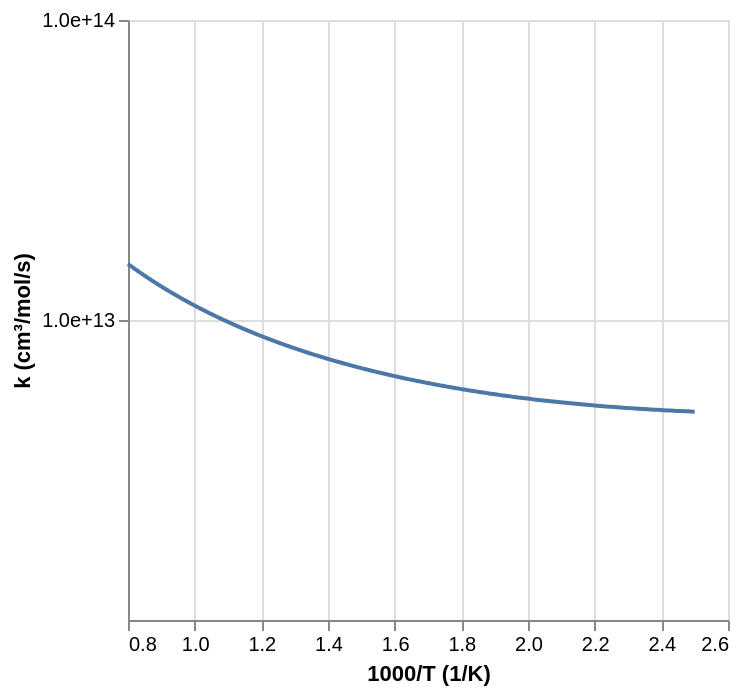

Notebook code for this chart:
### Code cell
import numpy

from autochem import rate
from autochem.util import plot

# Elementary
units = {"energy": "kcal"}
rate_str = """
H(4)+HO2(10)=H2(2)+O2(3)                            2.945e+06 2.087     -1.455   
"""

# # Three-body (now same type as Elementary in Cantera)
# units = {"energy": "cal"}
# rate_str = """
# H2(2)+M=H(4)+H(4)+M                                 4.580e+19 -1.400    104.390  
# H2(2)/2.55/ N2/1.01/ CO(1)/1.95/ CO2(12)/3.83/ H2O(7)/12.02/ 
# """

# # Falloff
# units = {"energy": "kcal"}
# rate_str = """
# CO(1)+O(5)(+M)=CO2(12)(+M)                          1.880e+11 0.000     2.430    
# CO2(12)/3.80/ CO(1)/1.90/ H2O(7)/12.00/ 
#     LOW/ 1.400e+21 -2.100    5.500    /
# """

# # Falloff (Troe)
# units = {"energy": "cal"}
# rate_str = """
# C2H4(+M)=H2+H2CC(+M)     8.000E+12     0.440    88770
#     LOW  /               7.000E+50    -9.310    99860  /
#     TROE /   7.345E-01   1.800E+02   1.035E+03   5.417E+03 /
#     H2/2.000/   H2O/6.000/   CH4/2.000/   CO/1.500/  CO2/2.000/  C2H6/3.000/  AR/0.700/
# """

# # Activated
# units = {"energy": "cal"}
# rate_str = """
# CH3+CH3(+M)=H + C2H5(+M) 4.989E12 0.099 10600.0 ! Stewart
# HIGH/ 3.80E-7 4.838 7710. / ! Chemically activated reaction
# """

# # Activated (SRI)
# units = {"energy": "cal"}
# rate_str = """
# CH3+CH3(+M)=H + C2H5(+M) 4.989E12 0.099 10600.0 ! Stewart
# HIGH/ 3.80E-7 4.838 7710. / ! Chemically activated reaction
# SRI / 1.641 4334 2725 / ! SRI pressure dependence
# """

# # Plog
# units = {"energy": "cal"}
# rate_str = """
# C2H4+OH=PC2H4OH          2.560E+36    -7.752     6946   ! Arrhenius parameters at 1 atm
#     PLOG /   1.000E-02   1.740E+43   -10.461     7699 /
#     PLOG /   2.500E-02   3.250E+37    -8.629     5215 /
#     PLOG /   1.000E-01   1.840E+35    -7.750     4909 /
#     PLOG /   1.000E+00   2.560E+36    -7.752     6946 /
#     PLOG /   1.000E+01   3.700E+33    -6.573     7606 /
#     PLOG /   1.000E+02   1.120E+26    -4.101     5757 /
# """

# # Cheb
# units = {"energy": "kcal"}
# rate_str = """
# CHO2(38)(+M)=H(4)+CO2(12)(+M)                       1.000e+00 0.000     0.000    
#     TCHEB/ 300.000   2200.000 /
#     PCHEB/ 0.010     98.702   /
#     CHEB/ 6 4/
#     CHEB/ 4.859e+00    9.247e-01    -3.655e-02   2.971e-15   /
#     CHEB/ -3.682e-02   4.836e-02    2.294e-02    4.705e-17   /
#     CHEB/ -3.061e-15   -4.107e-16   1.623e-17    -1.319e-30  /
#     CHEB/ 3.682e-02    -4.836e-02   -2.294e-02   -4.705e-17  /
#     CHEB/ -4.859e+00   -9.247e-01   3.655e-02    -2.971e-15  /
#     CHEB/ 3.682e-02    -4.836e-02   -2.294e-02   -4.705e-17  /
# """

k = rate.from_chemkin_string(rate_str, units=units)
print(k.model_dump())

print(rate.chemkin_string(k))

T = numpy.linspace(400, 1250, 500)
P = 10
plot.arrhenius_plot(T, k(T, P), y_unit=k.unit)

### Figure 1 — Vega-Lite specification as saved in the notebook (floating-point values rounded to 4 significant figures; data arrays with more than 128 entries replaced by an {"elided": "..."} marker saying what was removed)
{"config": {"view": {"continuousWidth": 300, "continuousHeight": 300}}, "data": {"name": "data-307972820354d6d5e8ff5aa314b05e63"}, "mark": {"type": "line"}, "encoding": {"x": {"field": "x", "title": "1000/T (1/K)", "type": "quantitative"}, "y": {"axis": {"format": ".1e", "values": [10000000000000, 100000000000000]}, "field": "value", "scale": {"type": "log"}, "title": "k (cm³/mol/s)", "type": "quantitative"}}, "transform": [{"fold": ["y"]}], "$schema": "https://vega.github.io/schema/vega-lite/v5.20.1.json", "datasets": {"data-307972820354d6d5e8ff5aa314b05e63": {"elided": "500 records"}}}
